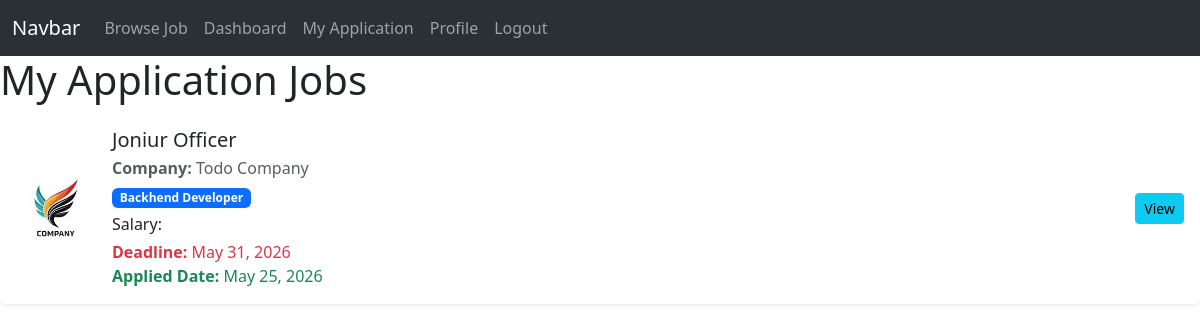
The page /my-application (signed in) on the database its author committed.
### JobPortalApp/models.py (models this page shows, shortened)
class ApplyingJobModel(models.Model):
    applied_by=models.ForeignKey(SeekerProfileModel,on_delete=models.CASCADE,
                                related_name='applied_info',null=True)
    applied_job=models.ForeignKey(JobPostingModel,on_delete=models.CASCADE,
                                related_name='applied_job',null=True)
    resume=models.FileField(upload_to='seeker_resume',null=True)
    applied_at=models.DateField(auto_now_add=True,null=True)

class JobPostingModel(models.Model):
    posted_by=models.ForeignKey(RecruiterProfileModel,on_delete=models.CASCADE,
                                related_name='posted_job',null=True)
    Category=models.ForeignKey(CategoryModel,on_delete=models.CASCADE,null=True)
    title=models.CharField(max_length=100,null=True)
    number_of_openings=models.PositiveIntegerField(null=True)
    description=models.TextField(null=True)
    skill_set=models.TextField(null=True)
    deadline=models.DateField(null=True)
    salary=models.FloatField(null=True)
    created_at=models.DateField(auto_now_add=True,null=True)
    updated_at=models.DateField(auto_now=True,null=True)

class RecruiterProfileModel(models.Model):
    recruiter=models.OneToOneField(UserCustomModel,on_delete=models.CASCADE,
                                   related_name='recruiter_profile',null=True)
    company_name=models.CharField(max_length=100, null=True)
    address=models.TextField(null=True)
    contact=models.CharField(max_length=20,null=True)
    logo=models.ImageField(upload_to='company_logo',null=True)
    created_at=models.DateField(auto_now_add=True,null=True)
    updated_at=models.DateField(auto_now=True,null=True)

class CategoryModel(models.Model):
    name=models.CharField(max_length=100,null=True)

### JobPortalApp/views.py (the view)
# urls.py: path('my-application',my_application,name='my_application'),
def my_application(request):
    my_application=ApplyingJobModel.objects.filter(applied_by= request.user.seeker_profile)
    context={
        'application_list':my_application,
        'title':'My Job Applylication Page',
    }
    return render(request,'my-application.html',context)

### JobPortalApp/templates/my-application.html (shortened to what this page needs)
{% extends 'master/base.html' %}
{% block content %}
<h1>My Application Jobs</h1>
{% for job in application_list %}
 <div class="card shadow-sm border-0 mb-3 mt-2">
      <div class="card-body">
        <div class="d-flex align-items-center">
          <div class="flex-shrink-0 me-3">
            <img src="{{ job.applied_job.posted_by.logo.url }}" alt="{{ job.applied_job.posted_by.company_name }}" class="rounded" style="width: 80px; height: 80px; object-fit: cover;" />
          </div>
          <div class="flex-grow-1">
            <h5 class="mb-1">{{ job.applied_job.title }}</h5>
            <p class="mb-1 text-muted">
              <strong>Company:</strong>
              {{ job.applied_job.posted_by.company_name }}
            </p>
            <p class="mb-1">
              <span class="badge bg-primary">{{ job.applied_job.Category.name }}</span>
            </p>
            <p class="mb-1">Salary: {{ job.salary }}</p>
            <p class="mb-0 text-danger">
              <strong>Deadline:</strong>
              {{ job.applied_job.deadline }}
            </p>
            <p class="mb-0 text-success">
              <strong>Applied Date:</strong>
              {{ job.applied_at }}
            </p>
          </div>
          <div class="text-end">
            <a href="" class="btn btn-info btn-sm" >View</a>
          </div>
          </div>
      </div>
    </div>
{% endfor %}
{% endblock content %}

### rows shown on the page
ApplyingJobModel: applied_job.posted_by.logo (picture), applied_job "Joniur Officer", applied_job.posted_by.company_name "Todo Company", applied_job.Category.name "Backhend Developer", applied_job.deadline "May 31, 2026", applied_at "May 25, 2026"
